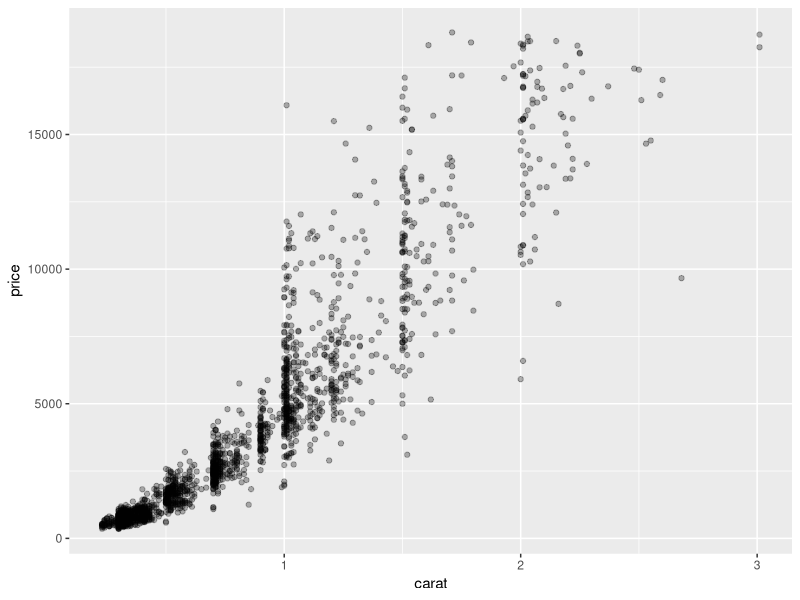
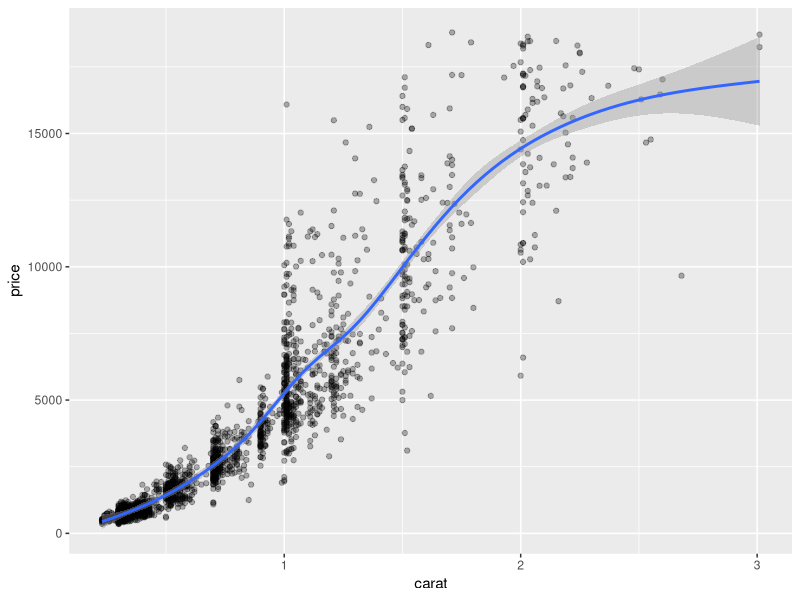

Write the R code that produced these figures, in order.
## ---- chunk 1
knitr::opts_chunk$set(echo = TRUE)
library(ggplot2)
## ---- chunk 2
library(dplyr)
set.seed(20170620)
diamantes <- sample_n(diamonds, 2000)
## ---- chunk 3
ggplot(diamantes, aes(x = carat, y = price)) +
  geom_point(alpha = 0.3)
## ---- chunk 4
ggplot(diamantes, aes(x = carat, y = price)) +
  geom_point(alpha = 0.3) +
  geom_smooth()
## ---- chunk 5
# Solução:


## ---- chunk 6
# Solução:


## ---- chunk 7
# Solução:


## ---- chunk 8
# Solução:


## ---- chunk 9
# Solução:


## ---- chunk 10
# Solução:


## ---- chunk 11
#graf.diam2 <- graf.diam +
#                  geom_jitter(aes(col = cut, alpha = 0.3))         +
#                  labs(title = 'Relação preço-quilate em diamantes', subtitle = "Fonte = ggplot2::diamonds") +
#                  guides(alpha=FALSE)                                +
#                  labs(col = "Corte")+
#                  labs(caption = "Oficina AED - Parte II")
#graf.diam2
## ---- chunk 12
# Solução:


## ---- chunk 13
# Solução:


## ---- chunk 14
sessionInfo()

